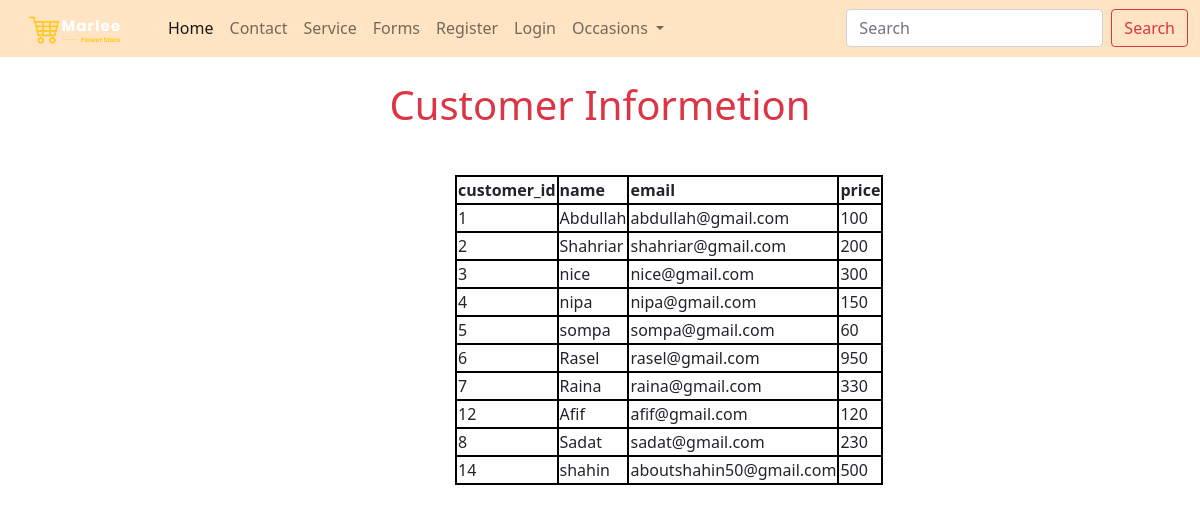
The app's page /service/ with its own data.
### service/models.py (models this page shows)
class customer_info(models.Model):
    customer_id = models.IntegerField()
    name = models.CharField(max_length=40)
    email = models.EmailField(max_length=40)
    price = models.IntegerField()

### service/views.py (the view)
# urls.py: path('service/', include('service.urls')),
def service(requrat):
    svc = customer_info.objects.all()
    return render(requrat, 'service/service.html', {'sd': svc})

### templates/service/service.html (shortened to what this page needs)
{% extends 'common-code/base.html' %}
{% load static %}
    {% block customer %}
    <div class="container-fluid">
        <div class="row">
            <div class="col-lg-12">
                <div class="customer text-center text-danger mt-4">
                     <h1>Customer Informetion</h1>
                </div>
            </div>
        </div>
    </div>
    {% if sd %}
    <table>
        <tr>
            <th>customer_id</th>
            <th>name</th>
            <th>email</th>
            <th>price</th>
        </tr>
        {% for c in sd %}
        <tr>
            <td>{{c.customer_id}}</td>
            <td>{{c.name}}</td>
            <td>{{c.email}}</td>
            <td>{{c.price}}</td>
        </tr>
        {% endfor %}
    </table >
     {% else %}
     <h1>Entry Database</h1>
    {% endif %}
    {% endblock customer %}

### templates/common-code/base.html (shortened to what this page needs)
<!DOCTYPE html>
{% load static %}
<html lang="en">
<head>
    <link rel="stylesheet" href="{% static 'css/bootstrap.min.css' %}">
    {% block css %}
       <link rel="stylesheet" href="{% static 'css/style.css' %}">
    {% endblock css %}
</head>
<body>
  <nav class="navbar navbar-expand-lg navbar-light ">
    <div class="container-fluid">
      <a class="navbar-brand" href="#">
        <img class="mx-3 logo" src="{% static 'image/logo.png' %}" alt="Don't show this image"/>
      </a>
      <div class="collapse navbar-collapse" id="navbarSupportedContent">
        <ul class="navbar-nav me-auto mb-2 mb-lg-0">
          <li class="nav-item">
            <a class="nav-link active" aria-current="page" href="{% url 'Home' %}">Home</a>
          </li>
          <li class="nav-item">
            <a class="nav-link" href="{% url 'contact' %}">Contact</a>
          </li>
          <li class="nav-item">
            <a class="nav-link" href="{% url 'service' %}">Service</a>
          </li>
          <li class="nav-item">
            <a class="nav-link" href="{% url 'forms' %}">Forms</a>
          </li>
          <li class="nav-item">
            <a class="nav-link" href="{% url 'register' %}">Register</a>
          </li>
          <li class="nav-item">
            <a class="nav-link" href="{% url 'loginform' %}">Login </a>
          </li>
          <li class="nav-item dropdown">
            <a class="nav-link dropdown-toggle" href="#" role="button" data-bs-toggle="dropdown" aria-expanded="false">
              Occasions
            </a>
          </li>
        </ul>
        <form class="d-flex" role="search">
          <input class="form-control me-2" type="search" placeholder="Search" aria-label="Search">
          <button class="btn btn-outline-danger" type="submit">Search</button>
        </form>
      </div>
    </div>
  </nav>
    {% block customer %}
    {% endblock customer %}
</body>
</html>

### static/css/style.css (style rules this page uses)
.logo { width: 100px; }
.navbar { background-color: bisque; }
table, th,tr,td { margin-left: 455px; margin-top: 38px; border: 2px solid #000; }

### records on screen
customer_info: customer_id "1", name "Abdullah", email "abdullah@gmail.com", price "100"
customer_info: customer_id "2", name "Shahriar", email "shahriar@gmail.com", price "200"
customer_info: customer_id "3", name "nice", email "nice@gmail.com", price "300"
customer_info: customer_id "4", name "nipa", email "nipa@gmail.com", price "150"
customer_info: customer_id "5", name "sompa", email "sompa@gmail.com", price "60"
customer_info: customer_id "6", name "Rasel", email "rasel@gmail.com", price "950"
customer_info: customer_id "7", name "Raina", email "raina@gmail.com", price "330"
customer_info: customer_id "12", name "Afif", email "afif@gmail.com", price "120"
customer_info: customer_id "8", name "Sadat", email "sadat@gmail.com", price "230"
customer_info: customer_id "14", name "shahin", email "aboutshahin50@gmail.com", price "500"
